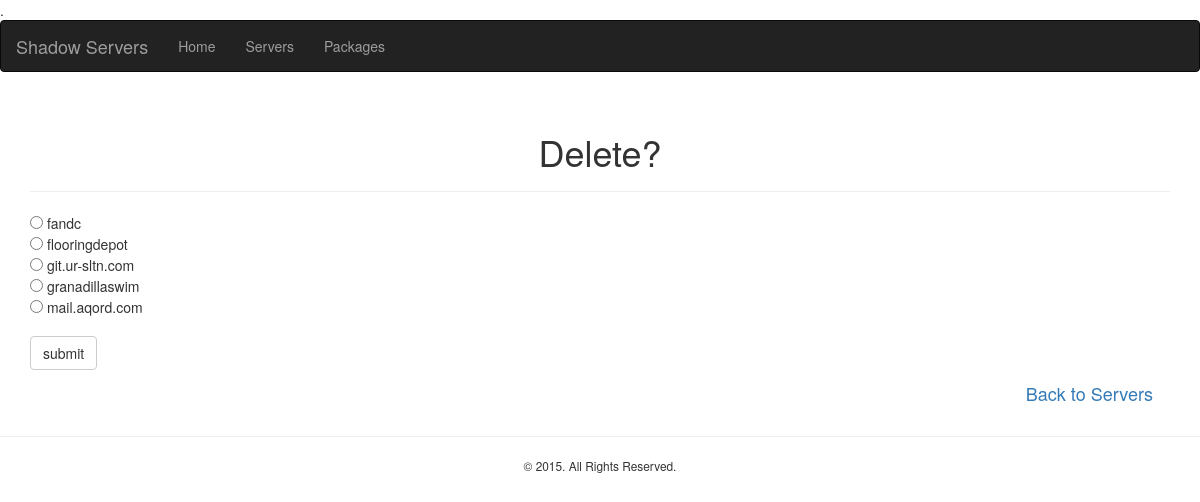
Screenshot of /DelServer.php with the database file from the repository.
### tables this page shows
CREATE TABLE `servers` (
  `id` int(6) unsigned NOT NULL AUTO_INCREMENT,
  `servername` varchar(30) NOT NULL,
  `ip` varchar(30) NOT NULL,
  `company` varchar(60) DEFAULT NULL,
  `OS` varchar(50) DEFAULT NULL,
  `version` varchar(50) DEFAULT NULL,
  `description` varchar(120) DEFAULT NULL,
  `releasever` varchar(120) DEFAULT NULL,
  `sshp` int(6) DEFAULT NULL,
  `RAM` int(10) DEFAULT NULL,
  `CPUF` int(10) DEFAULT NULL,
  `CPUArch` varchar(10) DEFAULT NULL,
  `CPUNo` varchar(10) DEFAULT NULL,
  `CPUSockets` varchar(10) DEFAULT NULL,
  `CPUThreads` varchar(10) DEFAULT NULL,
  `CPUC` varchar(10) DEFAULT NULL,
  PRIMARY KEY (`id`),
  UNIQUE KEY `serverips` (`ip`)
);

### DelServer.php (the view, shortened to what this page needs)
<?php
include 'inc/html/header.php';
$servers = 'SELECT * from servers ORDER BY servername';
$conn = mysqli_connect($db_host, $db_user, $db_pass, $db_name);
$result      = $conn->query($servers);
$arrRows = array();
while($row = $result->fetch_array()) {
	$arrRows[] = $row;
}
?>
<div class="container">
	<div class="page-header">
		<h1 style="text-align: center;">Delete?</h1>
	</div>
	<form action="DelServer.php" method="get">
	    <?php foreach($arrRows as $row) : ?>
		    <input type="radio" name="server" value="<?php echo $row['id']; ?>" /> <?php echo $row['servername']; ?><br />
	    <?php endforeach; ?>
	    <br />
	  <input class="btn btn-default" type="submit" value="submit" />
	</form>
	<a href="Servers.php" class="btn btn-lg btn-link" style="float: right;">Back to Servers</a>
	<br /><br />
</div>
<?php
	include 'inc/html/footer.php';
?>

### rows the page displays
servers: servername "fandc"
servers: servername "flooringdepot"
servers: servername "git.ur-sltn.com"
servers: servername "granadillaswim"
servers: servername "mail.aqord.com"

### other values shown
CNavigation::GenerateMenu($menu) "."
$text "Home"
$text "Servers"
$text "Packages"
